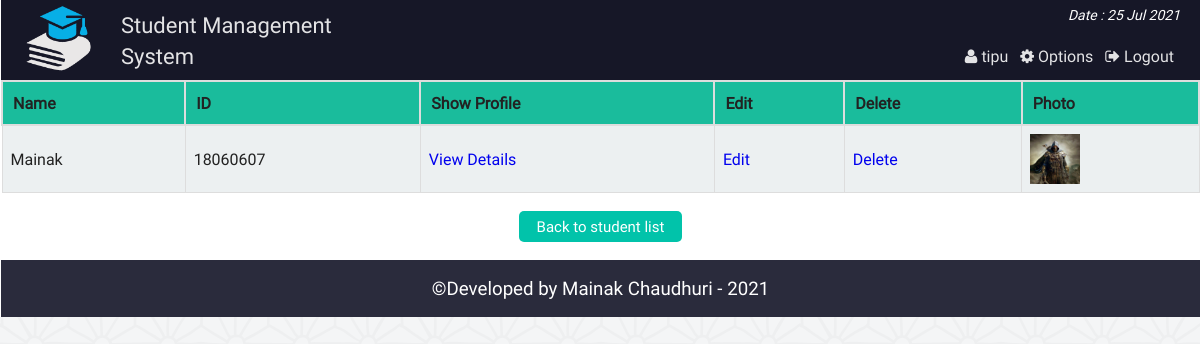
Screenshot of /admin_search_student.php?src_student=18060607 (signed in) with the database file from the repository.
### tables this page shows
CREATE TABLE `st_info` (
  `st_id` int(11) NOT NULL,
  `name` varchar(100) NOT NULL,
  `password` varchar(32) NOT NULL,
  `email` varchar(50) NOT NULL,
  `bday` date NOT NULL,
  `program` varchar(10) NOT NULL,
  `contact` varchar(20) NOT NULL,
  `gender` varchar(10) NOT NULL,
  `address` varchar(255) NOT NULL,
  `img` varchar(255) DEFAULT NULL
);

### php/functions.php (called while the page is built, shortened)
<?php
class login_registration_class{
	public function search($query){
		global $conn;
		$result = $conn->query("SELECT * FROM st_info WHERE (st_id LIKE '%".$query."%'
							OR name LIKE '%".$query."%'
								OR contact LIKE '%".$query."%'
									OR email LIKE '%".$query."%') order by st_id");
		return $result;
	}
};
?>

### admin_search_student.php (the view, shortened to what this page needs)
<?php
	require "php/config.php";
	require_once "php/functions.php";
	$user = new login_registration_class();
?>
<?php
include "php/headertop_admin.php";
?>
	<div class="search_result">
		<table class="tab_one">
			<?php
				$key = $_GET['src_student'];
				$min_length = 1;
				if(strlen($key) >= $min_length){
					$key = htmlspecialchars($key);
					$src_result = $user->search($key);
					$count = $src_result->num_rows;
					if($count>0){
			?>
			<tr>
				<th>Name</th>
				<th>ID</th>
				<th>Show Profile</th>
				<th>Edit</th>
				<th>Delete</th>
				<th>Photo</th>
			</tr>
			<?php
					while($rows = $src_result->fetch_assoc()){
			?>
			<tr>
				<td><?php echo $rows['name'];?></td>
				<td><?php echo $rows['st_id'];?></td>
				<td><a href="admin_single_student.php?id=<?php echo $rows['st_id'];?>">View Details</a></td>
				<td><a href="admin_single_student_update.php?id=<?php echo $rows['st_id'];?>">Edit</a></td>
				<td><a href="admin_delete_student.php?id=<?php echo $rows['st_id'];?>">Delete</a></td>
				<td><img src="img/student/<?php echo $rows['img'];?>" width="50px" height="50px" title="<?php echo $rows['name'];?>" /></td>
			</tr>
			<?php } ?>
			</table>
		<?php
		}else{
				echo "<h2 style='font-size:45px;text-align:center;color:#ddd;'>Opps....No result found !</h2>";
			}
		}else{
			  echo "<h2 style='font-size:45px;text-align:center;color:#ddd;'>Opps....No result found !</h2>";
		}
		?>
		<div class="back fix">
			<p style="text-align:center"><a href="admin_all_student.php"><button class="editbtn">Back to student list</button></a></p>
		</div>
	</div>
<?php include "php/footerbottom.php";?>

### css/main.css (style rules this page uses)
html { color: #222; font-size: 1em; line-height: 1.4; }
audio, canvas, iframe, img, svg, video { vertical-align: middle; }
a { text-decoration:none; }
.fix { overflow:hidden; }
body { font-family:roboto !important; background:url(../img/ptrn.png) repeat fixed; }
.st_reg th, td { padding: 8px; }
table.tab_one { width:100%; }
table.tab_one th { background:#1abc9c; padding:10px; font-weight:bold; text-align:left; }
table.tab_one td { border:1px solid #ddd; padding:8px; }
table.tab_one td a { text-decoration:none; }
table.tab_one tr:nth-child(odd) { background:#ddd; }
table.tab_one tr:nth-child(even) { background:#ecf0f1; }
.editbtn { background-color: #01C3AA; border: none; border-radius:5px; color: white; padding: 5px 18px; text-align: center; text-decoration: none; display: inline-block; font-size: 15px; margin: 2px 1px; cursor: pointer; }
table.att_tab tr,td,th { border:2px solid #ddd; border-collapse:collapse; padding:8px; }

### rows the page displays
st_info: name "Mainak", st_id "18060607", img (picture)

### other values shown
$admin_name "tipu"
